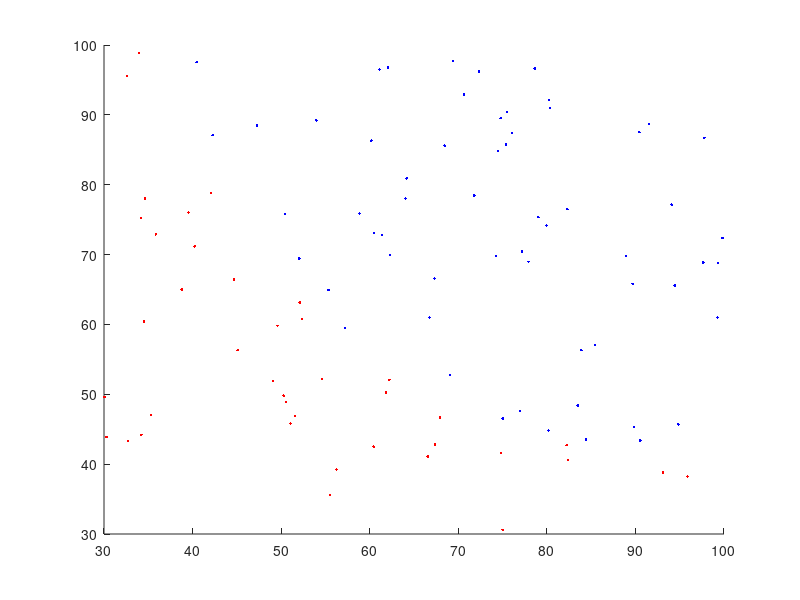

Recreate this plot in MATLAB. (Note: this script raises an error after producing the figure.)
clear; clc; cla
load('Data16.mat')
hold on
for j=1:size(GradeExam1,2)
    if Accepted(j)==1
        plot(GradeExam1(j),GradeExam2(j),'.b')
    else
        plot(GradeExam1(j),GradeExam2(j),'.r')
    end
end
NGrades1=(GradeExam1-mean(GradeExam1))./(max(GradeExam1)-min(GradeExam1));
NGrades2=(GradeExam2-mean(GradeExam2))./(max(GradeExam2)-min(GradeExam2));
P=[NGrades1; NGrades2];
% Test1=([50 85]-mean(GradeExam1))./(max(GradeExam1)-min(GradeExam1));
% Test2=([62 87]-mean(GradeExam2))./(max(GradeExam2)-min(GradeExam2));
[FinalW, Cost,NumIterations,y,y1,Avg] = Classification(P,Accepted, 0.1, 0.01,1000)

max1=max(GradeExam1);
min1=min(GradeExam1);
max2=Point(max1,FinalW(1),FinalW(2),FinalW(3));
min2=Point(min1,FinalW(1),FinalW(2),FinalW(3));
plot([min1 max1],[min2 max2])
yn=zeros(size(y));
for i=1:length(y)
    if(y(i)>=0.5)
        yn(i)=1;
    else
        yn(i)=0;
    end
end